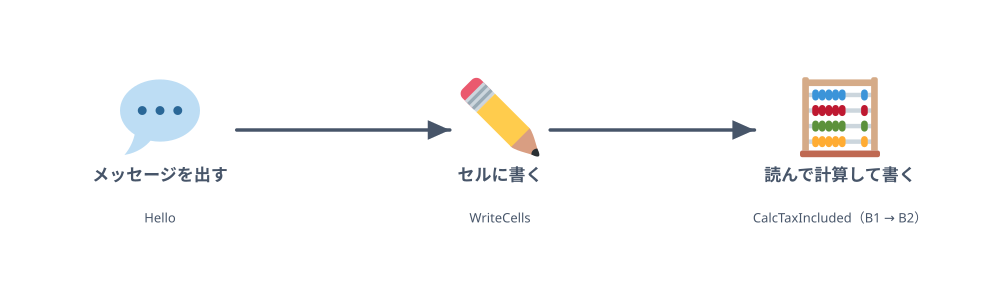

Write Python code to recreate this figure.
"""2 章で作るもの: メッセージを出す → セルに書く → 読んで計算して書く、の 3 つの小さなマクロ（SOURCE-PATH-GOAL）。"""
import sys
sys.path.insert(0, "/Users/seekseep/.claude/skills/genfig")
from genfig import Canvas

c = Canvas(1000, 300)
a = c.node(160, 130, "メッセージを出す", emoji_cp="1f4ac", label_scale="label")       # 💬
b = c.node(500, 130, "セルに書く", emoji_cp="270f", label_scale="label")              # ✏️
d = c.node(840, 130, "読んで計算して書く", emoji_cp="1f9ee", label_scale="label")     # 🧮
c.text(160, a.below(26), "Hello", scale="caption")
c.text(500, b.below(26), "WriteCells", scale="caption")
c.text(840, d.below(26), "CalcTaxIncluded（B1 → B2）", scale="caption")
c.link(a, b)
c.link(b, d)
c.save("10-chapter.svg")
